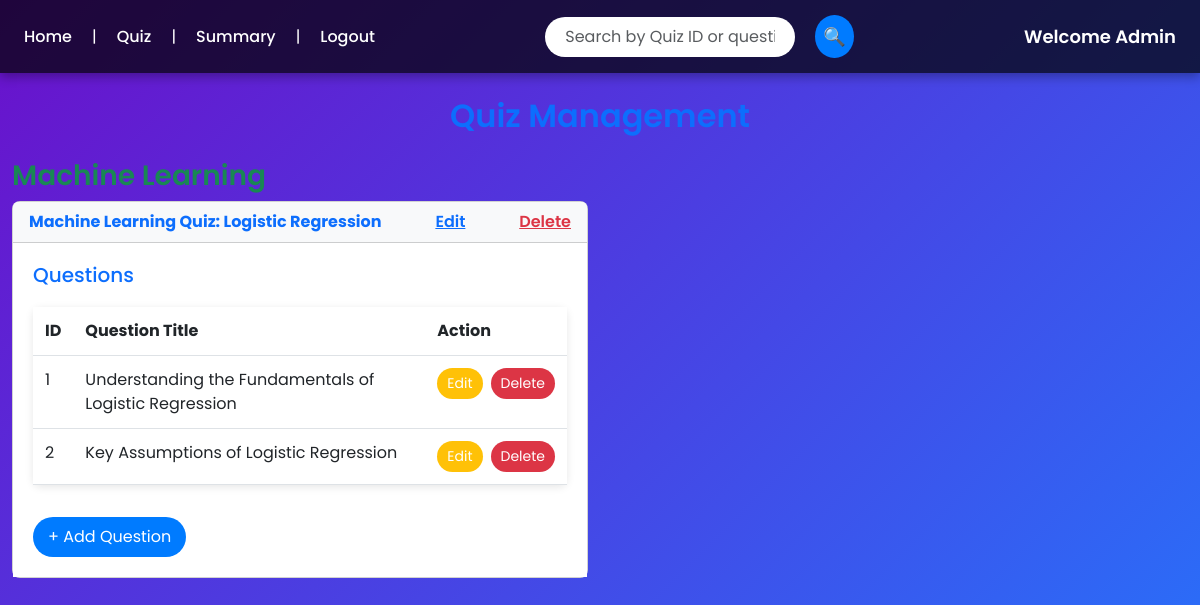
The app's page /quiz_management with its own data.
### models/models.py (models this page shows, shortened)
class Subject(db.Model):
    id=db.Column(db.Integer, primary_key=True)
    name=db.Column(db.String(100), unique=True, nullable=False)
    description=db.Column(db.Text)
    chapters=db.relationship('Chapter', backref='subject', lazy=True)

class Quiz(db.Model):
    id=db.Column(db.Integer, primary_key=True)
    chapter_id=db.Column(db.Integer, db.ForeignKey('chapter.id'), nullable=False)
    date_of_quiz=db.Column(db.Date)
    time_duration=db.Column(db.String(10))
    remarks=db.Column(db.Text)
    questions=db.relationship('Questions', backref='quiz', lazy=True)
    scores=db.relationship('Scores', backref='quiz', lazy=True)
    def get_subject_name(self):
        return self.chapter.subject.name
    def get_chapter_name(self):
        return self.chapter.name

class Chapter(db.Model):
    id=db.Column(db.Integer, primary_key=True)
    name=db.Column(db.String(100), nullable=False)
    description=db.Column(db.Text)
    subject_id=db.Column(db.Integer, db.ForeignKey('subject.id'), nullable=False)
    quizzes=db.relationship('Quiz', backref='chapter', lazy=True)

class Questions(db.Model):
    id=db.Column(db.Integer, primary_key=True)
    quiz_id=db.Column(db.Integer, db.ForeignKey('quiz.id'), nullable=False)
    question_title=db.Column(db.String(100), nullable=False)
    question_statement=db.Column(db.Text,nullable=False)
    option1=db.Column(db.String(300), nullable=False)
    option2=db.Column(db.String(300), nullable=False)
    option3=db.Column(db.String(300), nullable=False)
    option4=db.Column(db.String(300), nullable=False)
    correct_option=db.Column(db.Integer, nullable=False)

### app.py (the view)
@app.route('/quiz_management', methods=['GET', 'POST'])
def quiz_management():
    search_query = request.form.get('search_query', '')  # Get search query from the POST request
    if search_query:
        quizzes = Quiz.query.join(Chapter).join(Subject).join(Questions).filter(
            (Quiz.id == search_query) |  # Search by Quiz ID
            (Questions.question_title.ilike(f"%{search_query}%"))  # Search by Question Title
        ).all()
        if not quizzes:
            return render_template('quiz_management.html', error="404 Not Found")
    else:
        quizzes = Quiz.query.all()
    return render_template('quiz_management.html', quizzes=quizzes, search_query=search_query)

### templates/quiz_management.html (shortened to what this page needs)
<!DOCTYPE html>
<html lang="en">
<head>
    <link rel="stylesheet" href="https://cdn.jsdelivr.net/npm/bootstrap@5.3.0/dist/css/bootstrap.min.css">
    <link rel="stylesheet" href="{{ url_for('static', filename='css/quiz_management.css') }}">
</head>
<body>
    <nav class="navbar">
        <div class="container-fluid d-flex justify-content-between align-items-center px-4">
            <div class="nav-links">
                <a href="{{ url_for('admin_dashboard') }}">Home</a> |
                <a href="{{ url_for('quiz_management') }}">Quiz</a> |
                <a href="{{ url_for('summary') }}">Summary</a>|
                <a href="{{ url_for('logout') }}">Logout</a>
            </div>
            <form class="search-container d-flex" action="{{ url_for('quiz_management') }}" method="POST">
                <input type="text" class="form-control search-input" name="search_query" placeholder="Search by Quiz ID or question..." value="{{ search_query }}">
                <button type="submit" class="btn search-button">🔍</button>
            </form>
            <span class="admin-welcome">Welcome Admin</span>
        </div>
    </nav>
    <div class="container mt-4">
        <h2 class="text-center text-primary">Quiz Management</h2>
        {% if quizzes %}
            {% set quizzes_by_subject = {} %}
            {% for subject, quizzes_list in quizzes_by_subject.items() %}
                <h3 class="mt-4 text-success">{{ subject }}</h3>
                <div class="row">
                    {% for quiz in quizzes_list %}
                    <div class="col-md-6 mb-4">
                        <div class="card">
                            <div class="card-header d-flex justify-content-between align-items-center">
                                <a href="{{ url_for('quiz_details', quiz_id=quiz.id) }}" class="fw-bold text-primary text-decoration-none">
                                    {{ quiz.get_subject_name() }} Quiz: {{ quiz.get_chapter_name() }}
                                </a>
                                <a href="{{ url_for('edit_quiz', quiz_id=quiz.id) }}">Edit</a>
                                <a href="{{ url_for('delete_quiz', quiz_id=quiz.id) }}" class="text-danger">Delete</a>
                            </div>
                            <div class="card-body">
                                <h5 class="text-primary">Questions</h5>
                                {% if quiz.questions %}
                                    <table class="table">
                                        <thead>
                                            <tr>
                                                <th>ID</th>
                                                <th>Question Title</th>
                                                <th>Action</th>
                                            </tr>
                                        </thead>
                                        <tbody>
                                            {% for question in quiz.questions %}
                                            <tr>
                                                <td>{{ question.id }}</td>
                                                <td>{{ question.question_title }}</td>
                                                <td>
                                                    <div class="d-flex gap-2">
                                                        <a href="{{ url_for('edit_question', question_id=question.id) }}" class="btn btn-warning btn-sm">Edit</a>
                                                        <form action="{{ url_for('delete_question', question_id=question.id) }}" method="post" onsubmit="return confirm('Are you sure you want to delete this question?');">
                                                            <button type="submit" class="btn btn-danger btn-sm">Delete</button>
                                                        </form>
                                                    </div>
                                                </td>
                                            </tr>
                                            {% endfor %}
                                        </tbody>
                                    </table>
                                {% else %}
                                    <p class="text-muted">No questions added yet.</p>
                                {% endif %}
                                <a href="{{ url_for('add_question', quiz_id=quiz.id) }}" class="btn btn-primary mt-3">+ Add Question</a>
                            </div>
                        </div>
                    </div>
                    {% endfor %}
                </div>
            {% endfor %}
        {% else %}
            <p class="text-center text-muted">No quizzes available. Start by adding a new quiz.</p>
        {% endif %}
    </div>
</body>
</html>

### static/css/quiz_management.css (style rules this page uses)
body { font-family: 'Poppins', sans-serif; background: linear-gradient(135deg, #6a11cb 0%, #2575fc 100%); color: #fff; margin: 0; padding: 0; height: 100vh; }
.container { max-width: 1200px; margin-top: 30px; }
h2, h3 { font-weight: 600; color: #fff; }
.navbar { background: rgba(0, 0, 0, 0.7); padding: 15px 0; box-shadow: 0 4px 10px rgba(0, 0, 0, 0.3); }
.navbar .nav-links { display: flex; gap: 20px; justify-content: flex-start; }
.navbar .nav-links a { color: #fff; text-decoration: none; font-size: 16px; font-weight: 500; }
.navbar .search-container { display: flex; align-items: center; }
.navbar .search-input { width: 250px; border-radius: 25px; padding: 10px 20px; border: none; margin-right: 10px; background-color: #fff; }
.navbar .search-button { background-color: #007bff; border: none; padding: 10px; border-radius: 50%; color: #fff; cursor: pointer; font-size: 18px; }
.navbar .admin-welcome { color: #fff; font-size: 18px; font-weight: 600; }
.card { border-radius: 8px; transition: transform 0.3s ease, box-shadow 0.3s ease; background: #fff; }
.card-header { background-color: #f8f9fa; font-weight: 600; border-radius: 8px 8px 0 0; }
.card-body { background-color: #ffffff; padding: 20px; }
.card-body .table th, .card-body .table td { padding: 12px; }
.card-body .table thead { background-color: #f1f1f1; }
.card-body .btn { border-radius: 20px; transition: background-color 0.3s ease; }
.card-body .btn-sm { padding: 5px 10px; }
.table { border-radius: 8px; box-shadow: 0 2px 8px rgba(0, 0, 0, 0.1); margin-top: 20px; }
.btn { border-radius: 20px; padding: 8px 15px; }
.btn-primary { background-color: #007bff; border: none; color: white; }
.btn-warning { background-color: #ffc107; border: none; color: white; }
.btn-danger { background-color: #dc3545; border: none; color: white; }
.text-center { text-align: center; }
.admin-welcome { font-size: 18px; font-weight: 600; }
.search-container { position: relative; display: flex; gap: 10px; justify-content: flex-end; }
.search-container .form-control { border-radius: 25px; padding: 8px 20px; }
.search-container .btn { border-radius: 50%; padding: 8px; border: none; background-color: #007bff; color: #fff; }

### records on screen
Subject: name "Machine Learning"
Quiz: get_subject_name "Machine Learning", get_chapter_name "Logistic Regression"
Questions: id "1", question_title "Understanding the Fundamentals of Logistic Regression"
Questions: id "2", question_title "Key Assumptions of Logistic Regression"
